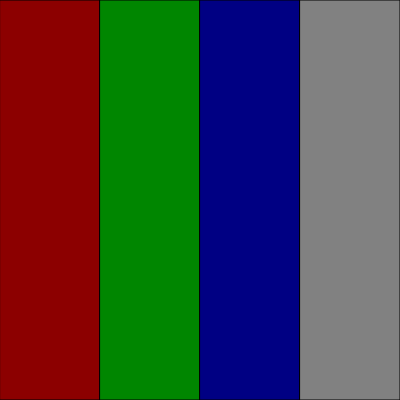
Frame 1 (no input)
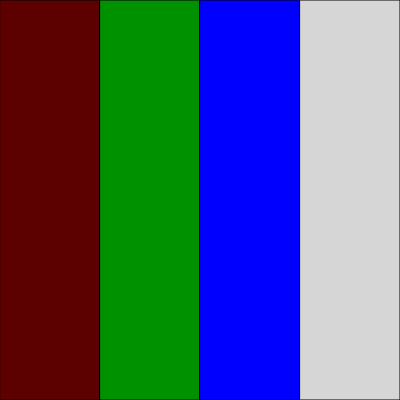
Frame 60 (no input)
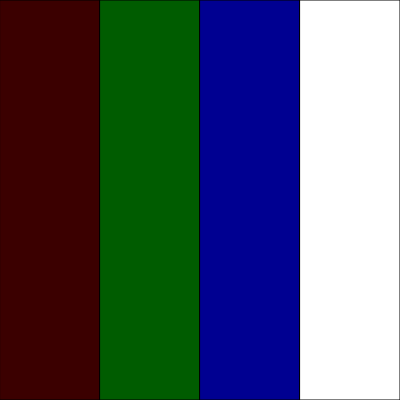
Frame 120 (the mouse pressed at the canvas centre since frame 60)

The p5.js sketch that drew these frames (run headless with seeded random() and noise() and a simulated clock; from frame 60 on, the mouse is pressed at the canvas centre):

// p5.js sketch
// ── sketch.js
//https://github.com/stavrosdidakis/DAT-GAD-405_2017
//https://p5js.org

//DAT405 / GAD405
//12_CircularMotion_(Color)

//Setup of variables
let angleR = 0;
let angleG = 0;
let angleB = 0;
let angleBW = 0;

function setup(){
  createCanvas(400, 400);
}

function draw(){
  //Accumulate an additional amount
  //(faster to slower rates)
  angleR += 0.1;
  angleG += 0.05;
  angleB += 0.025;
  angleBW += 0.0125;

  //Get the sin value of each angle
  //sin output is from -1. to 1.
  let sinValR = sin(angleR);
  let sinValG = sin(angleG);
  let sinValB = sin(angleB);
  let sinValBW = sin(angleBW);

  //Map the sin output range from -1,1 to 0,255
  //This will have an effect on the color range
  let r = map(sinValR, -1, 1, 0, 255);
  let g = map(sinValG, -1, 1, 0, 255);
  let b = map(sinValB, -1, 1, 0, 255);
  let bw = map(sinValBW, -1, 1, 0, 255);

  //Each rect on the screen will have a different
  //color. Its oscillation (intensity of the color),
  //is defined by the sin() function and the angle.

  fill(r, 0, 0);
  rect(0, 0, width/4, height)

  fill(0, g, 0);
  rect(100, 0, width/4, height)

  fill(0, 0, b);
  rect(200, 0, width/4, height)

  fill(bw);
  rect(300, 0, width/4, height)
}
